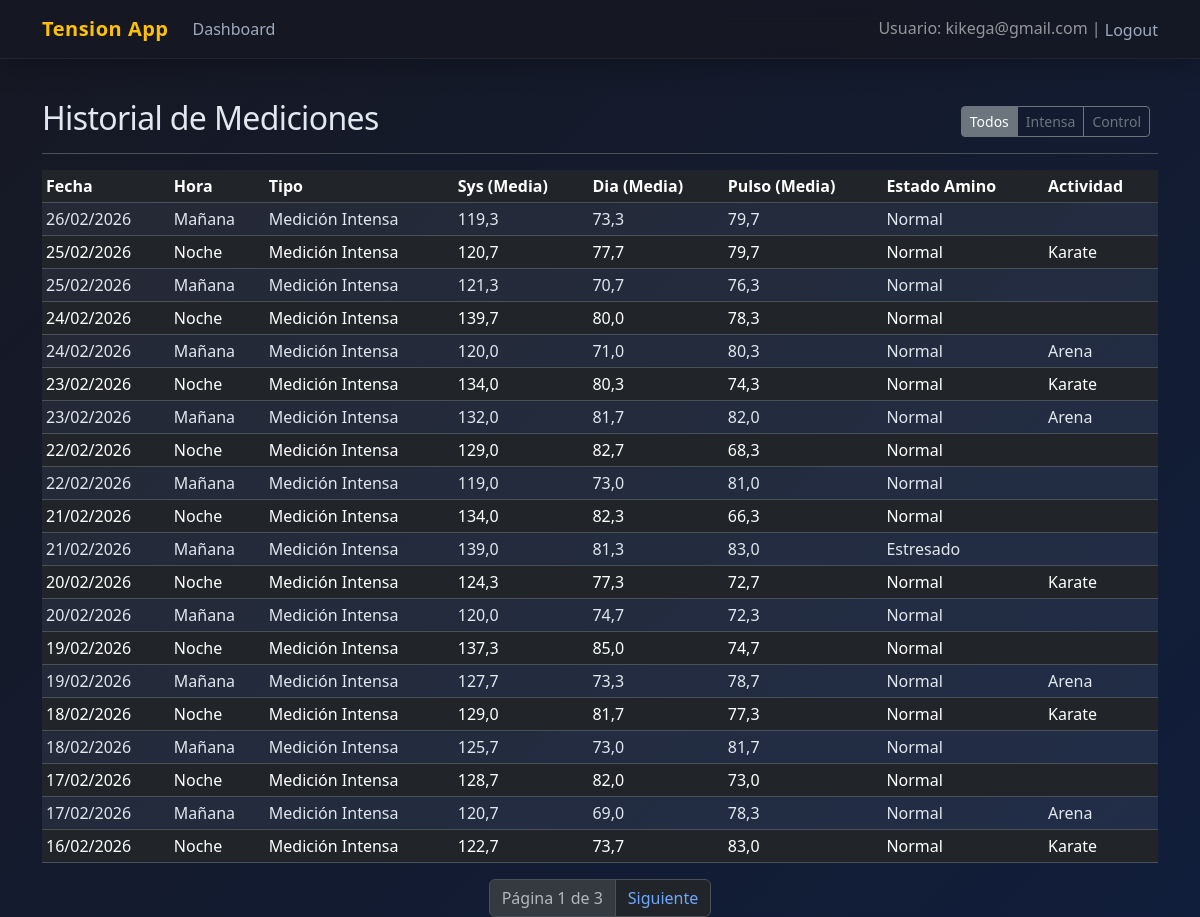
The app's page /history/ (signed in) with its own data.
### accounts/models.py (models this page shows, shortened)
class CustomUser(AbstractUser):
    username = None
    email = models.EmailField(_('email address'), unique=True)
    USERNAME_FIELD = 'email'
    REQUIRED_FIELDS = []
    objects = CustomUserManager()

### tracking/models.py (models this page shows, shortened)
class MeasurementSession(models.Model):
    TIME_CHOICES = [
        ('morning', 'Mañana'),
        ('night', 'Noche'),
    ]
    TYPE_CHOICES = [
        ('intense', 'Medición Intensa'),
        ('control', 'Medición de Control'),
    ]
    MOOD_CHOICES = [ # Example choices, can be expanded or made free text
        ('happy', 'Feliz'),
        ('neutral', 'Normal'),
        ('stressed', 'Estresado'),
        ('sad', 'Triste'),
        ('tired', 'Cansado'),
    ]
    user = models.ForeignKey(settings.AUTH_USER_MODEL, on_delete=models.CASCADE)
    date = models.DateField(default=timezone.now, verbose_name=_("Fecha"))
    time_of_day = models.CharField(max_length=10, choices=TIME_CHOICES, verbose_name=_("Momento del día"))
    session_type = models.CharField(max_length=10, choices=TYPE_CHOICES, verbose_name=_("Tipo de medición"))
    supplements = models.TextField(blank=True, verbose_name=_("Suplementos y Vitaminas"))
    mood = models.CharField(max_length=50, blank=True, choices=MOOD_CHOICES, verbose_name=_("Estado de ánimo")) # Made choices for consistency
    food_type = models.CharField(max_length=100, blank=True, verbose_name=_("Tipo de comida"))
    activity_type = models.CharField(max_length=100, blank=True, verbose_name=_("Actividad física"))
    observations = models.TextField(blank=True, verbose_name=_("Observaciones"))
    avg_systolic = models.FloatField(null=True, blank=True, verbose_name=_("Media Sistólica"))
    avg_diastolic = models.FloatField(null=True, blank=True, verbose_name=_("Media Diastólica"))
    avg_pulse = models.FloatField(null=True, blank=True, verbose_name=_("Media Pulsaciones"))
    created_at = models.DateTimeField(auto_now_add=True)
    class Meta:
        ordering = ['-date', '-created_at']

### tracking/views.py (the view)
# urls.py: path('history/', views.HistoryListView.as_view(), name='history'),
class HistoryListView(LoginRequiredMixin, ListView):
    model = MeasurementSession
    template_name = "tracking/history.html"
    context_object_name = "sessions"
    paginate_by = 20
    def get_queryset(self):
        qs = MeasurementSession.objects.filter(user=self.request.user)
        session_type = self.request.GET.get('type')
        if session_type:
            qs = qs.filter(session_type=session_type)
        return qs.order_by('-date', '-created_at')

### templates/tracking/history.html (shortened to what this page needs)
{% extends "base.html" %}
{% block content %}
<div class="d-flex justify-content-between flex-wrap flex-md-nowrap align-items-center pt-3 pb-2 mb-3 border-bottom">
  <h1 class="h2">Historial de Mediciones</h1>
  <div class="btn-toolbar mb-2 mb-md-0">
    <div class="btn-group me-2">
      <a href="?type=" class="btn btn-sm btn-outline-secondary {% if not request.GET.type %}active{% endif %}">Todos</a>
      <a href="?type=intense" class="btn btn-sm btn-outline-secondary {% if request.GET.type == 'intense' %}active{% endif %}">Intensa</a>
      <a href="?type=control" class="btn btn-sm btn-outline-secondary {% if request.GET.type == 'control' %}active{% endif %}">Control</a>
    </div>
  </div>
</div>
<div class="table-responsive">
  <table class="table table-striped table-sm">
    <thead>
      <tr>
        <th>Fecha</th>
        <th>Hora</th>
        <th>Tipo</th>
        <th>Sys (Media)</th>
        <th>Dia (Media)</th>
        <th>Pulso (Media)</th>
        <th>Estado Amino</th>
        <th>Actividad</th>
      </tr>
    </thead>
    <tbody>
      {% for session in sessions %}
      <tr>
        <td>{{ session.date|date:"d/m/Y" }}</td>
        <td>{{ session.get_time_of_day_display }}</td>
        <td>{{ session.get_session_type_display }}</td>
        <td>{{ session.avg_systolic|floatformat:1 }}</td>
        <td>{{ session.avg_diastolic|floatformat:1 }}</td>
        <td>{{ session.avg_pulse|floatformat:1 }}</td>
        <td>{{ session.get_mood_display }}</td>
        <td>{{ session.activity_type }}</td>
      </tr>
      {% empty %}
      <tr>
        <td colspan="8">No hay registros.</td>
      </tr>
      {% endfor %}
    </tbody>
  </table>
</div>
{% if is_paginated %}
<nav aria-label="Page navigation">
  <ul class="pagination justify-content-center">
    <li class="page-item disabled"><span class="page-link">Página {{ page_obj.number }} de {{ page_obj.paginator.num_pages }}</span></li>
    {% if page_obj.has_next %}
      <li class="page-item"><a class="page-link" href="?page={{ page_obj.next_page_number }}{% if request.GET.type %}&type={{ request.GET.type }}{% endif %}">Siguiente</a></li>
    {% endif %}
  </ul>
</nav>
{% endif %}
{% endblock %}

### templates/base.html (shortened to what this page needs)
<!DOCTYPE html>
<html lang="es" data-bs-theme="dark">
  <head>
    <link href="https://cdn.jsdelivr.net/npm/bootstrap@5.3.2/dist/css/bootstrap.min.css"
          rel="stylesheet"
>
    {% load static %}
    <link rel="stylesheet" href="{% static 'css/tension.css' %}">
  </head>
  <body class="{% block body_class %}{% endblock %}">
    <nav class="navbar navbar-expand-lg navbar-dark navbar-glass mb-4">
      <div class="container">
        <a class="navbar-brand" href="/">Tension App</a>
        <div class="collapse navbar-collapse" id="navbarText">
          <ul class="navbar-nav me-auto mb-2 mb-lg-0">
            {% if user.is_authenticated %}
              <li class="nav-item">
                <a class="nav-link" href="/">Dashboard</a>
              </li>
            {% endif %}
          </ul>
          <span class="navbar-text">
            {% if user.is_authenticated %}
              Usuario: {{ user.email }} |
              <form action="{% url 'logout' %}" method="post" class="d-inline">
                <button type="submit"
                        class="btn btn-link nav-link d-inline p-0"
                        style="color: rgba(255,255,255,.55)">Logout</button>
              </form>
            {% else %}
              <a href="{% url 'login' %}" class="nav-link">Login</a>
            {% endif %}
          </span>
        </div>
      </div>
    </nav>
    <div class="container">
      {% block content %}{% endblock %}
    </div>
  </body>
</html>

### static/css/tension.css (style rules this page uses)
html, body { height: 100%; background: linear-gradient(135deg, #161823 0%, #111e3b 100%); background-attachment: fixed; color: #e2e8f0; }
h1, h2, h3, h4, h5, h6 { font-weight: 600; color: #fff; letter-spacing: -0.02em; }
.navbar-glass { background: rgba(22, 24, 35, 0.85) !important; backdrop-filter: blur(12px); -webkit-backdrop-filter: blur(12px); border-bottom: 1px solid rgba(255, 255, 255, 0.05); box-shadow: 0 4px 30px rgba(0, 0, 0, 0.3); }
.navbar-brand { font-weight: 700; color: #ffc107 !important; letter-spacing: 0.5px; }
.nav-link { color: #a0aabf !important; transition: all 0.2s ease; }
.table { color: #e2e8f0; }
.table-striped>tbody>tr:nth-of-type(odd)>* { color: #e2e8f0; background-color: rgba(255, 255, 255, 0.02); }
a, .btn-link { color: #ffc107; text-decoration: none; transition: color 0.2s ease; }

### records on screen
CustomUser: email "kikega@gmail.com"
MeasurementSession: date "26/02/2026", time_of_day "Mañana", session_type "Medición Intensa", avg_systolic "119,3", avg_diastolic "73,3", avg_pulse "79,7", mood "Normal"
MeasurementSession: date "25/02/2026", time_of_day "Noche", session_type "Medición Intensa", avg_systolic "120,7", avg_diastolic "77,7", avg_pulse "79,7", mood "Normal", activity_type "Karate"
MeasurementSession: date "25/02/2026", time_of_day "Mañana", session_type "Medición Intensa", avg_systolic "121,3", avg_diastolic "70,7", avg_pulse "76,3", mood "Normal"
MeasurementSession: date "24/02/2026", time_of_day "Noche", session_type "Medición Intensa", avg_systolic "139,7", avg_diastolic "80,0", avg_pulse "78,3", mood "Normal"
MeasurementSession: date "24/02/2026", time_of_day "Mañana", session_type "Medición Intensa", avg_systolic "120,0", avg_diastolic "71,0", avg_pulse "80,3", mood "Normal", activity_type "Arena"
MeasurementSession: date "23/02/2026", time_of_day "Noche", session_type "Medición Intensa", avg_systolic "134,0", avg_diastolic "80,3", avg_pulse "74,3", mood "Normal", activity_type "Karate"
MeasurementSession: date "23/02/2026", time_of_day "Mañana", session_type "Medición Intensa", avg_systolic "132,0", avg_diastolic "81,7", avg_pulse "82,0", mood "Normal", activity_type "Arena"
MeasurementSession: date "22/02/2026", time_of_day "Noche", session_type "Medición Intensa", avg_systolic "129,0", avg_diastolic "82,7", avg_pulse "68,3", mood "Normal"
MeasurementSession: date "22/02/2026", time_of_day "Mañana", session_type "Medición Intensa", avg_systolic "119,0", avg_diastolic "73,0", avg_pulse "81,0", mood "Normal"
MeasurementSession: date "21/02/2026", time_of_day "Noche", session_type "Medición Intensa", avg_systolic "134,0", avg_diastolic "82,3", avg_pulse "66,3", mood "Normal"
MeasurementSession: date "21/02/2026", time_of_day "Mañana", session_type "Medición Intensa", avg_systolic "139,0", avg_diastolic "81,3", avg_pulse "83,0", mood "Estresado"
MeasurementSession: date "20/02/2026", time_of_day "Noche", session_type "Medición Intensa", avg_systolic "124,3", avg_diastolic "77,3", avg_pulse "72,7", mood "Normal", activity_type "Karate"
MeasurementSession: date "20/02/2026", time_of_day "Mañana", session_type "Medición Intensa", avg_systolic "120,0", avg_diastolic "74,7", avg_pulse "72,3", mood "Normal"
MeasurementSession: date "19/02/2026", time_of_day "Noche", session_type "Medición Intensa", avg_systolic "137,3", avg_diastolic "85,0", avg_pulse "74,7", mood "Normal"
MeasurementSession: date "19/02/2026", time_of_day "Mañana", session_type "Medición Intensa", avg_systolic "127,7", avg_diastolic "73,3", avg_pulse "78,7", mood "Normal", activity_type "Arena"
MeasurementSession: date "18/02/2026", time_of_day "Noche", session_type "Medición Intensa", avg_systolic "129,0", avg_diastolic "81,7", avg_pulse "77,3", mood "Normal", activity_type "Karate"
MeasurementSession: date "18/02/2026", time_of_day "Mañana", session_type "Medición Intensa", avg_systolic "125,7", avg_diastolic "73,0", avg_pulse "81,7", mood "Normal"
MeasurementSession: date "17/02/2026", time_of_day "Noche", session_type "Medición Intensa", avg_systolic "128,7", avg_diastolic "82,0", avg_pulse "73,0", mood "Normal"
MeasurementSession: date "17/02/2026", time_of_day "Mañana", session_type "Medición Intensa", avg_systolic "120,7", avg_diastolic "69,0", avg_pulse "78,3", mood "Normal", activity_type "Arena"
MeasurementSession: date "16/02/2026", time_of_day "Noche", session_type "Medición Intensa", avg_systolic "122,7", avg_diastolic "73,7", avg_pulse "83,0", mood "Normal", activity_type "Karate"

### other values on screen
{{ page_obj.number }} "1"
{{ page_obj.paginator.num_pages }} "3"
